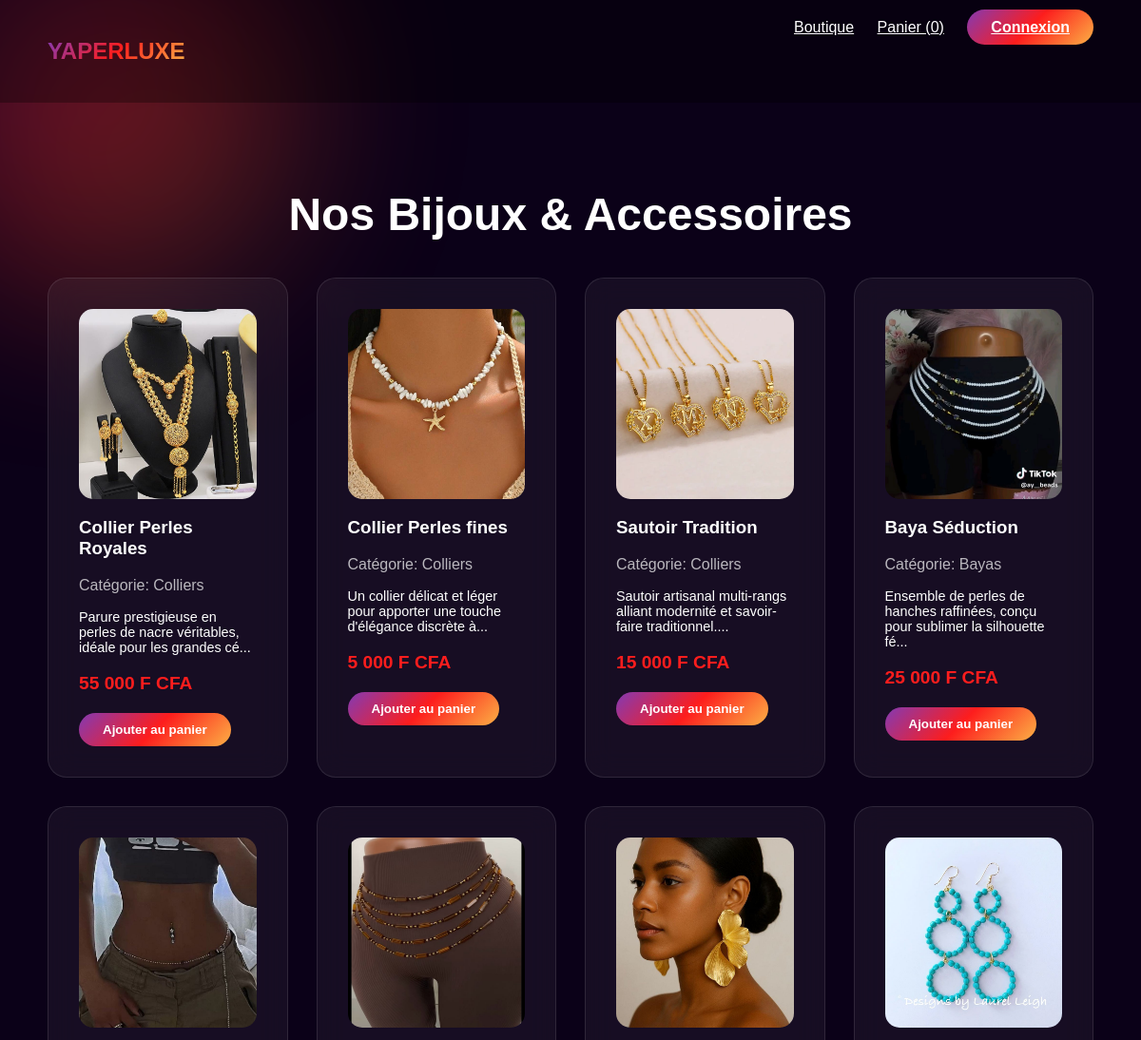
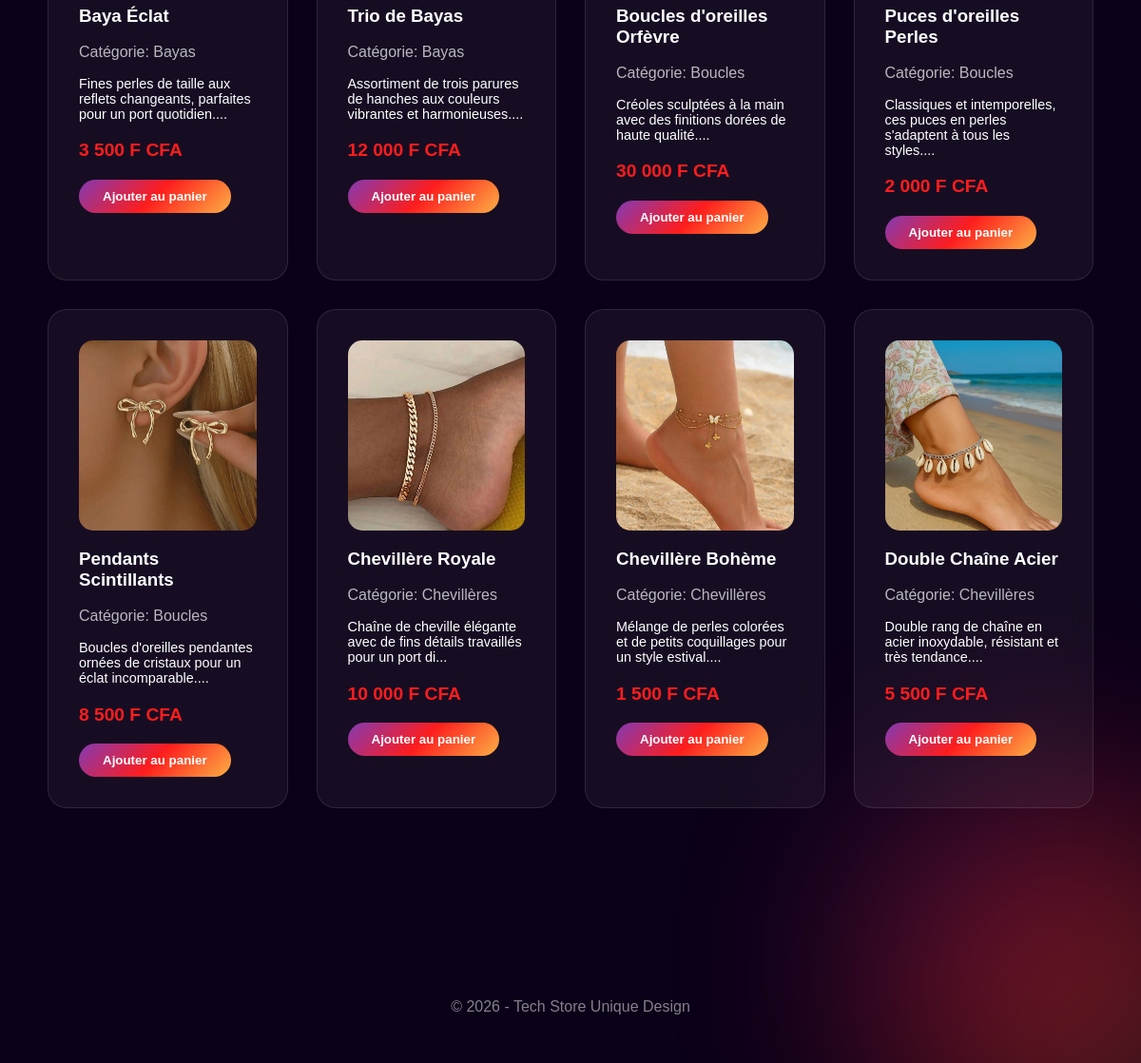
The page / on the database its author committed (2 pictures, top to bottom).
### tables this page shows
CREATE TABLE `produits` (
  `id_prod` int(11) NOT NULL,
  `nom_prod` varchar(150) DEFAULT NULL,
  `categrie` varchar(100) DEFAULT NULL,
  `description` text DEFAULT NULL,
  `prix` decimal(10,2) DEFAULT NULL,
  `image_prod` varchar(255) DEFAULT NULL
);

### index.php (the view, shortened to what this page needs)
<?php
include 'include/db_connect.php';
$sql = "SELECT * FROM produits";
$stmt = $pdo->query($sql);
$produits = $stmt->fetchAll();
include 'include/header.php';
?>
<div class="container" style="padding: 50px;">
    <h2 style="text-align:center; font-size: 3rem;">Nos Bijoux & Accessoires</h2>
    <div class="grid" style="display: grid; grid-template-columns: repeat(auto-fit, minmax(250px, 1fr)); gap: 30px;">
        <?php
        foreach ($produits as $produit) :
        ?>
            <div class="glass-card">
                <img src="uploads/produits/<?php echo $produit['image_prod']; ?>"
                     style="width:100%; border-radius:15px; height: 200px; object-fit: cover;"
                     alt="<?php echo $produit['nom_prod']; ?>">
                <h3 style="margin-top: 15px;"><?php echo $produit['nom_prod']; ?></h3>
                <p style="opacity:0.7;">Catégorie: <?php echo $produit['categrie']; ?></p>
                <p style="font-size: 0.9rem; margin-bottom: 10px;"><?php echo substr($produit['description'], 0, 80) . '...'; ?></p>
                <p style="font-weight:bold; color:#fd1d1d; font-size: 1.2rem;"><?php echo number_format($produit['prix'], 0, ',', ' '); ?> F CFA</p>
                <button class="btn-grad"
                        onclick="addToCart(
                            <?php echo $produit['id_prod']; ?>,
                            '<?php echo addslashes($produit['nom_prod']); ?>',
                            <?php echo $produit['prix']; ?>,
                            '<?php echo $produit['image_prod']; ?>'
                        )">
                    Ajouter au panier
                </button>
            </div>
        <?php endforeach; ?>
    </div>
</div>
<?php include 'include/footer.php'; ?>

### include/header.php (shortened to what this page needs)
<!DOCTYPE html>
<html lang="fr">
<head>
    <link rel="stylesheet" href="style.css">
</head>
<body>
    <div class="blob" style="top: -100px; left: -100px;"></div>
    <div class="blob" style="bottom: -100px; right: -100px;"></div>
    <nav style="display: flex; justify-content: space-between; padding: 20px 50px; background: rgba(0,0,0,0.3);">
        <h1 style="background: var(--grad); -webkit-background-clip: text; -webkit-text-fill-color: transparent;">YAPERLUXE</h1>
        <div>
            <a href="index.php" style="color:white; margin-right:20px;">Boutique</a>
            <a href="panier.php" style="color:white; margin-right:20px;">Panier (<span id="cart-count">0</span>)</a>
            <a href="connexion.php" class="btn-grad">Connexion</a>
        </div>
    </nav>

### include/footer.php
<footer style="text-align: center; padding: 50px; margin-top: 100px; opacity: 0.5;">
        &copy; 2026 - Tech Store Unique Design
    </footer>
</body>
</html>

### style.css (style rules this page uses)
:root { --bg: #0b0118; --glass: rgba(255, 255, 255, 0.05); --grad: linear-gradient(135deg, #833ab4, #fd1d1d, #fcb045); }
body { background: var(--bg); color: white; font-family: 'Poppins', sans-serif; margin: 0; min-height: 100vh; }
.blob { position: fixed; width: 400px; height: 400px; background: var(--grad); filter: blur(100px); z-index: -1; border-radius: 50%; opacity: 0.4; }
.glass-card { background: var(--glass); backdrop-filter: blur(15px); border: 1px solid rgba(255, 255, 255, 0.1); border-radius: 20px; padding: 2rem; }
.btn-grad { background: var(--grad); border: none; padding: 10px 25px; border-radius: 50px; color: white; font-weight: bold; cursor: pointer; transition: 0.3s; }

### rows shown on the page
produits: image_prod (picture), nom_prod "Collier Perles Royales", categrie "Colliers", description "Parure prestigieuse en perles de nacre véritables, idéale pour les grandes cé", prix "55 000"
produits: image_prod (picture), nom_prod "Collier Perles fines", categrie "Colliers", description "Un collier délicat et léger pour apporter une touche d'élégance discrète à", prix "5 000"
produits: image_prod (picture), nom_prod "Sautoir Tradition", categrie "Colliers", description "Sautoir artisanal multi-rangs alliant modernité et savoir-faire traditionnel.", prix "15 000"
produits: image_prod (picture), nom_prod "Baya Séduction", categrie "Bayas", description "Ensemble de perles de hanches raffinées, conçu pour sublimer la silhouette fé", prix "25 000"
produits: image_prod (picture), nom_prod "Baya Éclat", categrie "Bayas", description "Fines perles de taille aux reflets changeants, parfaites pour un port quotidien.", prix "3 500"
produits: image_prod (picture), nom_prod "Trio de Bayas", categrie "Bayas", description "Assortiment de trois parures de hanches aux couleurs vibrantes et harmonieuses.", prix "12 000"
produits: image_prod (picture), nom_prod "Boucles d'oreilles Orfèvre", categrie "Boucles", description "Créoles sculptées à la main avec des finitions dorées de haute qualité.", prix "30 000"
produits: image_prod (picture), nom_prod "Puces d'oreilles Perles", categrie "Boucles", description "Classiques et intemporelles, ces puces en perles s'adaptent à tous les styles.", prix "2 000"
produits: image_prod (picture), nom_prod "Pendants Scintillants", categrie "Boucles", description "Boucles d'oreilles pendantes ornées de cristaux pour un éclat incomparable.", prix "8 500"
produits: image_prod (picture), nom_prod "Chevillère Royale", categrie "Chevillères", description "Chaîne de cheville élégante avec de fins détails travaillés pour un port di", prix "10 000"
produits: image_prod (picture), nom_prod "Chevillère Bohème", categrie "Chevillères", description "Mélange de perles colorées et de petits coquillages pour un style estival.", prix "1 500"
produits: image_prod (picture), nom_prod "Double Chaîne Acier", categrie "Chevillères", description "Double rang de chaîne en acier inoxydable, résistant et très tendance.", prix "5 500"
